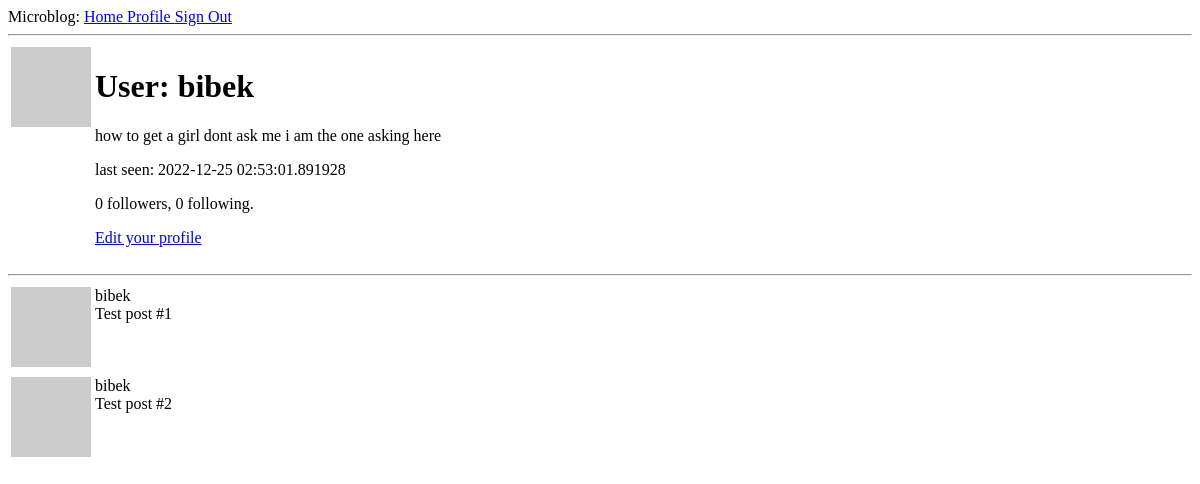
Before: /user/bibek (signed in) with the older database file.
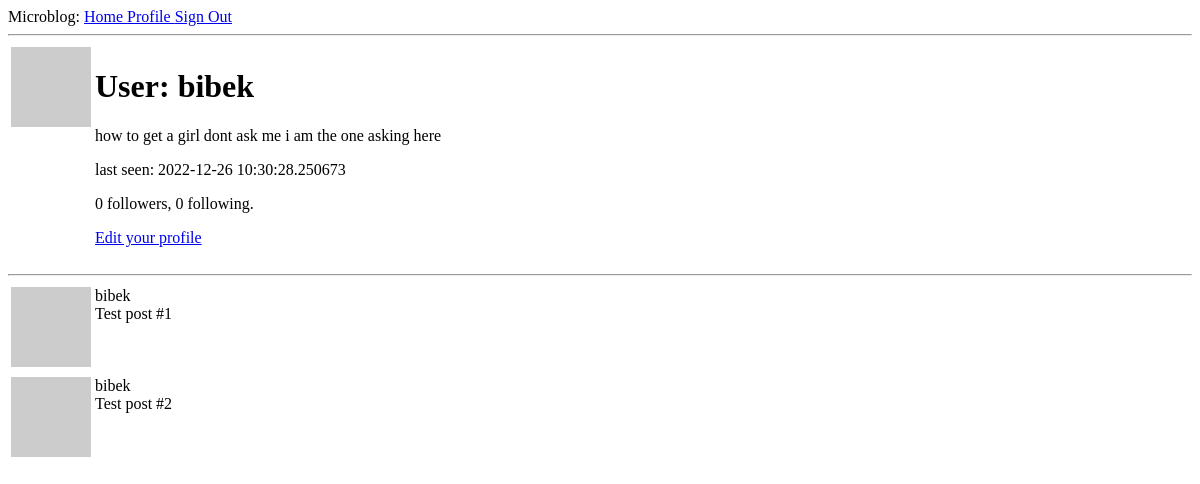
After: the same page with the newer database file.
### app/models.py (models this page shows, shortened)
class User(db.Model, UserMixin):
    id = db.Column(db.Integer, primary_key=True)
    username = db.Column(db.String(64), index=True, unique=True)
    email = db.Column(db.String(120), index=True, unique=True)
    password_hash = db.Column(db.String(128))
    posts = db.relationship('Post', backref='author', lazy='dynamic')
    about_me = db.Column(db.String(150))
    last_seen = db.Column(db.DateTime, default=datetime.utcnow)
    followed = db.relationship(
        'User', secondary=followers,
        primaryjoin=(followers.c.follower_id == id),
        secondaryjoin=(followers.c.followed_id == id),
        backref = db.backref('followers', lazy='dynamic'),
        lazy='dynamic'
    )
    def __repr__(self):
        return f'<User {self.username}>'
    def avatar(self, size):
        digest = md5(self.email.lower().encode('utf-8')).hexdigest() # nosec
        return f'https://www.gravatar.com/avatar/{digest}?d=identicon&s={size}'

### app/routes.py (the view)
@app.route('/user/<username>')
@login_required
def user(username):
    user = User.query.filter_by(username=username).first_or_404()
    posts = [
        {'author': user, 'body': 'Test post #1'},
        {'author': user, 'body': 'Test post #2'}
    ]
    form = EmptyForm()
    return render_template('user.html', user=user, posts=posts, form=form)

### app/models.py (called while the page is built)
@login.user_loader
def load_user(id):
    return User.query.get(int(id))

### app/routes.py (called while the page is built)
@app.before_request
def before_request():
    if current_user.is_authenticated:
        current_user.last_seen = datetime.utcnow()
        db.session.commit()

### app/templates/user.html (shortened to what this page needs)
{% extends 'base.html' %}
{% block content %}
<table>
    <tr valign="top">
        <td><img src="{{ user.avatar(128) }}" alt=" {{user.username}}'s avatar "></td>
        <td>
            <h1>User: {{ user.username }}</h1>
            {% if user.about_me %}
                <p>{{ user.about_me }}</p>
            {% endif %}
            {% if user.last_seen %}
                <p>last seen: {{ user.last_seen}}</p>
            {% endif %}
            <p>{{ user.followers.count() }} followers, {{ user.followed.count() }} following.</p>
            {% if user == current_user %}
            <p><a href="{{ url_for('edit_profile') }}">Edit your profile</a></p>
            {% endif %}
        </td>
    </tr>
</table>
<hr>
{% for post in posts %}
    {% include '_post.html' %}
{% endfor %}
{% endblock content %}

### app/templates/base.html (shortened to what this page needs)
<!DOCTYPE html>
<html lang="en">
<head>
</head>
<body>
    <div>
        Microblog:
        <a href="{{ url_for('index') }}">Home </a>
        {% if current_user.is_anonymous %}
        <a href="{{ url_for('login') }}">Sign In </a>
        {% else %}
        <a href="{{ url_for('user', username=current_user.username) }}">Profile </a>
        <a href="{{ url_for('logout') }}">Sign Out </a>
        {% endif %}
    </div>
    <hr>
    {% block content %}{% endblock content %}
</body>
</html>

### app/templates/_post.html
<table>
    <tr valign="top">
        <td>
            <img src="{{ post.author.avatar(50) }}" alt="{{post.author}}'s avatar">
        </td>
        <td>
            {{ post.author.username }}<br> {{ post.body }}
        </td>
    </tr>
</table>

Changed rows visible on the page:
changed User "bibek": last_seen "2022-12-25 02:53:01.891928" → "2022-12-26 10:30:28.250673"
